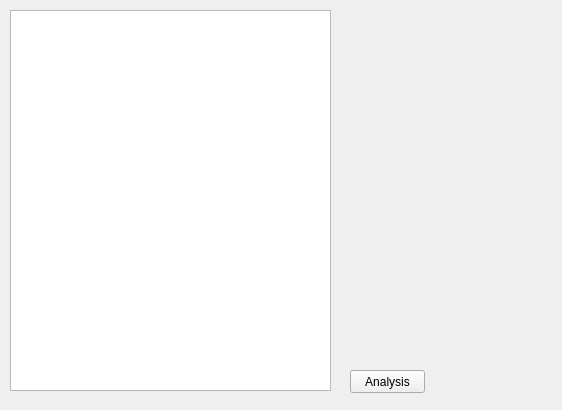
<?xml version="1.0" encoding="UTF-8"?>
<ui version="4.0">
 <class>MainWindow</class>
 <widget class="QMainWindow" name="MainWindow">
  <property name="geometry">
   <rect>
    <x>0</x>
    <y>0</y>
    <width>562</width>
    <height>410</height>
   </rect>
  </property>
  <property name="windowTitle">
   <string>Code Analisys</string>
  </property>
  <widget class="QWidget" name="centralWidget">
   <widget class="QPlainTextEdit" name="plainTextEdit">
    <property name="geometry">
     <rect>
      <x>10</x>
      <y>10</y>
      <width>321</width>
      <height>381</height>
     </rect>
    </property>
   </widget>
   <widget class="QPushButton" name="analyseButton">
    <property name="geometry">
     <rect>
      <x>350</x>
      <y>370</y>
      <width>75</width>
      <height>23</height>
     </rect>
    </property>
    <property name="text">
     <string>Analysis</string>
    </property>
   </widget>
   <widget class="QLabel" name="labelSLOC">
    <property name="geometry">
     <rect>
      <x>350</x>
      <y>10</y>
      <width>201</width>
      <height>16</height>
     </rect>
    </property>
    <property name="text">
     <string/>
    </property>
   </widget>
   <widget class="QLabel" name="labelEL">
    <property name="geometry">
     <rect>
      <x>350</x>
      <y>40</y>
      <width>201</width>
      <height>16</height>
     </rect>
    </property>
    <property name="text">
     <string/>
    </property>
   </widget>
   <widget class="QLabel" name="labelComments">
    <property name="geometry">
     <rect>
      <x>350</x>
      <y>70</y>
      <width>201</width>
      <height>16</height>
     </rect>
    </property>
    <property name="text">
     <string/>
    </property>
   </widget>
   <widget class="QLabel" name="labelOnlyCode">
    <property name="geometry">
     <rect>
      <x>350</x>
      <y>100</y>
      <width>201</width>
      <height>16</height>
     </rect>
    </property>
    <property name="text">
     <string/>
    </property>
   </widget>
   <widget class="QLabel" name="labelOperators">
    <property name="geometry">
     <rect>
      <x>350</x>
      <y>130</y>
      <width>201</width>
      <height>16</height>
     </rect>
    </property>
    <property name="text">
     <string/>
    </property>
   </widget>
   <widget class="QLabel" name="labelOperands">
    <property name="geometry">
     <rect>
      <x>350</x>
      <y>160</y>
      <width>201</width>
      <height>16</height>
     </rect>
    </property>
    <property name="text">
     <string/>
    </property>
   </widget>
   <widget class="QLabel" name="labelTOpertators">
    <property name="geometry">
     <rect>
      <x>350</x>
      <y>190</y>
      <width>201</width>
      <height>16</height>
     </rect>
    </property>
    <property name="text">
     <string/>
    </property>
   </widget>
   <widget class="QLabel" name="labelTotalOperands">
    <property name="geometry">
     <rect>
      <x>350</x>
      <y>220</y>
      <width>201</width>
      <height>16</height>
     </rect>
    </property>
    <property name="text">
     <string/>
    </property>
   </widget>
   <widget class="QLabel" name="labelLengthVoc">
    <property name="geometry">
     <rect>
      <x>350</x>
      <y>250</y>
      <width>201</width>
      <height>16</height>
     </rect>
    </property>
    <property name="text">
     <string/>
    </property>
   </widget>
   <widget class="QLabel" name="labelLength">
    <property name="geometry">
     <rect>
      <x>350</x>
      <y>280</y>
      <width>201</width>
      <height>16</height>
     </rect>
    </property>
    <property name="text">
     <string/>
    </property>
   </widget>
   <widget class="QLabel" name="labelCyclomatic">
    <property name="geometry">
     <rect>
      <x>350</x>
      <y>310</y>
      <width>201</width>
      <height>16</height>
     </rect>
    </property>
    <property name="text">
     <string/>
    </property>
   </widget>
   <widget class="QLabel" name="labelCI">
    <property name="geometry">
     <rect>
      <x>350</x>
      <y>340</y>
      <width>201</width>
      <height>16</height>
     </rect>
    </property>
    <property name="text">
     <string/>
    </property>
   </widget>
  </widget>
 </widget>
 <layoutdefault spacing="6" margin="11"/>
 <resources/>
 <connections/>
</ui>
